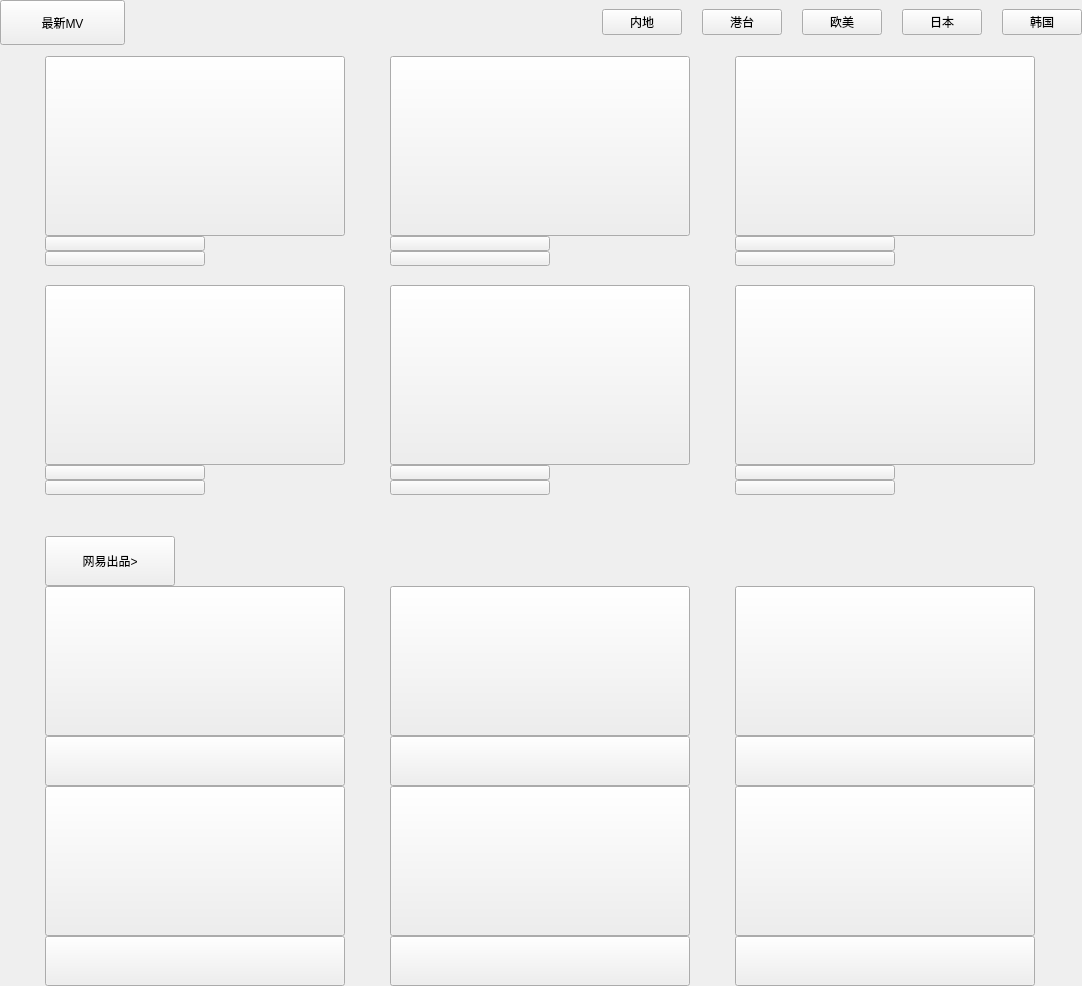
             <widget class="QWidget" name="scrollAreaWidgetContents_2">
              <property name="geometry">
               <rect>
                <x>0</x>
                <y>0</y>
                <width>1082</width>
                <height>986</height>
               </rect>
              </property>
              <layout class="QGridLayout" name="gridLayout">
               <property name="leftMargin">
                <number>0</number>
               </property>
               <property name="topMargin">
                <number>0</number>
               </property>
               <property name="rightMargin">
                <number>0</number>
               </property>
               <property name="bottomMargin">
                <number>0</number>
               </property>
               <property name="spacing">
                <number>0</number>
               </property>
               <item row="0" column="0">
                <layout class="QHBoxLayout" name="horizontalLayout_4">
                 <item>
                  <widget class="QPushButton" name="btn_newmv">
                   <property name="minimumSize">
                    <size>
                     <width>125</width>
                     <height>45</height>
                    </size>
                   </property>
                   <property name="maximumSize">
                    <size>
                     <width>125</width>
                     <height>45</height>
                    </size>
                   </property>
                   <property name="text">
                    <string>最新MV</string>
                   </property>
                  </widget>
                 </item>
                 <item>
                  <spacer name="horizontalSpacer_2">
                   <property name="orientation">
                    <enum>Qt::Horizontal</enum>
                   </property>
                   <property name="sizeHint" stdset="0">
                    <size>
                     <width>40</width>
                     <height>20</height>
                    </size>
                   </property>
                  </spacer>
                 </item>
                 <item>
                  <layout class="QHBoxLayout" name="horizontalLayout_3">
                   <property name="spacing">
                    <number>20</number>
                   </property>
                   <item>
                    <widget class="QPushButton" name="pushButton">
                     <property name="text">
                      <string>内地</string>
                     </property>
                    </widget>
                   </item>
                   <item>
                    <widget class="QPushButton" name="pushButton_2">
                     <property name="text">
                      <string>港台</string>
                     </property>
                    </widget>
                   </item>
                   <item>
                    <widget class="QPushButton" name="pushButton_3">
                     <property name="text">
                      <string>欧美</string>
                     </property>
                    </widget>
                   </item>
                   <item>
                    <widget class="QPushButton" name="pushButton_4">
                     <property name="text">
                      <string>日本</string>
                     </property>
                    </widget>
                   </item>
                   <item>
                    <widget class="QPushButton" name="pushButton_5">
                     <property name="text">
                      <string>韩国</string>
                     </property>
                    </widget>
                   </item>
                  </layout>
                 </item>
                </layout>
               </item>
               <item row="1" column="0">
                <layout class="QVBoxLayout" name="verticalLayout">
                 <item>
                  <widget class="QWidget" name="widget_2" native="true">
                   <property name="styleSheet">
                    <string notr="true"/>
                   </property>
                   <layout class="QGridLayout" name="gridLayout_12">
                    <property name="leftMargin">
                     <number>0</number>
                    </property>
                    <property name="topMargin">
                     <number>0</number>
                    </property>
                    <property name="rightMargin">
                     <number>0</number>
                    </property>
                    <property name="bottomMargin">
                     <number>0</number>
                    </property>
                    <property name="spacing">
                     <number>0</number>
                    </property>
                    <item row="1" column="2">
                     <layout class="QVBoxLayout" name="verticalLayout_13">
                      <property name="bottomMargin">
                       <number>8</number>
                      </property>
                      <item>
                       <widget class="QPushButton" name="btn_pic_5">
                        <property name="minimumSize">
                         <size>
                          <width>300</width>
                          <height>170</height>
                         </size>
                        </property>
                        <property name="maximumSize">
                         <size>
                          <width>330</width>
                          <height>180</height>
                         </size>
                        </property>
                        <property name="text">
                         <string/>
                        </property>
                       </widget>
                      </item>
                      <item>
                       <widget class="QPushButton" name="btn_songName_5">
                        <property name="maximumSize">
                         <size>
                          <width>160</width>
                          <height>15</height>
                         </size>
                        </property>
                        <property name="text">
                         <string/>
                        </property>
                       </widget>
                      </item>
                      <item>
                       <widget class="QPushButton" name="btn_artName_5">
                        <property name="maximumSize">
                         <size>
                          <width>160</width>
                          <height>15</height>
                         </size>
                        </property>
                        <property name="text">
                         <string/>
                        </property>
                       </widget>
                      </item>
                     </layout>
                    </item>
                    <item row="0" column="0">
                     <layout class="QVBoxLayout" name="verticalLayout_15">
                      <property name="bottomMargin">
                       <number>8</number>
                      </property>
                      <item>
                       <widget class="QPushButton" name="btn_pic_0">
                        <property name="minimumSize">
                         <size>
                          <width>300</width>
                          <height>170</height>
                         </size>
                        </property>
                        <property name="maximumSize">
                         <size>
                          <width>330</width>
                          <height>180</height>
                         </size>
                        </property>
                        <property name="text">
                         <string/>
                        </property>
                       </widget>
                      </item>
                      <item>
                       <widget class="QPushButton" name="btn_songName_0">
                        <property name="maximumSize">
                         <size>
                          <width>160</width>
                          <height>15</height>
                         </size>
                        </property>
                        <property name="text">
                         <string/>
                        </property>
                       </widget>
                      </item>
                      <item>
                       <widget class="QPushButton" name="btn_artName_0">
                        <property name="maximumSize">
                         <size>
                          <width>160</width>
                          <height>15</height>
                         </size>
                        </property>
                        <property name="text">
                         <string/>
                        </property>
                       </widget>
                      </item>
                     </layout>
                    </item>
                    <item row="1" column="1">
                     <layout class="QVBoxLayout" name="verticalLayout_14">
                      <property name="bottomMargin">
                       <number>8</number>
                      </property>
                      <item>
                       <widget class="QPushButton" name="btn_pic_4">
                        <property name="minimumSize">
                         <size>
                          <width>300</width>
                          <height>170</height>
                         </size>
                        </property>
                        <property name="maximumSize">
                         <size>
                          <width>330</width>
                          <height>180</height>
                         </size>
                        </property>
                        <property name="text">
                         <string/>
                        </property>
                       </widget>
                      </item>
                      <item>
                       <widget class="QPushButton" name="btn_songName_4">
                        <property name="maximumSize">
                         <size>
                          <width>160</width>
                          <height>15</height>
                         </size>
                        </property>
                        <property name="text">
                         <string/>
                        </property>
                       </widget>
                      </item>
                      <item>
                       <widget class="QPushButton" name="btn_artName_4">
                        <property name="maximumSize">
                         <size>
                          <width>160</width>
                          <height>15</height>
                         </size>
                        </property>
                        <property name="text">
                         <string/>
                        </property>
                       </widget>
                      </item>
                     </layout>
                    </item>
                    <item row="0" column="1">
                     <layout class="QVBoxLayout" name="verticalLayout_18">
                      <property name="bottomMargin">
                       <number>8</number>
                      </property>
                      <item>
                       <widget class="QPushButton" name="btn_pic_1">
                        <property name="minimumSize">
                         <size>
                          <width>300</width>
                          <height>170</height>
                         </size>
                        </property>
                        <property name="maximumSize">
                         <size>
                          <width>330</width>
                          <height>180</height>
                         </size>
                        </property>
                        <property name="text">
                         <string/>
                        </property>
                       </widget>
                      </item>
                      <item>
                       <widget class="QPushButton" name="btn_songName_1">
                        <property name="maximumSize">
                         <size>
                          <width>160</width>
                          <height>15</height>
                         </size>
                        </property>
                        <property name="text">
                         <string/>
                        </property>
                       </widget>
                      </item>
                      <item>
                       <widget class="QPushButton" name="btn_artName_1">
                        <property name="maximumSize">
                         <size>
                          <width>160</width>
                          <height>15</height>
                         </size>
                        </property>
                        <property name="text">
                         <string/>
                        </property>
                       </widget>
                      </item>
                     </layout>
                    </item>
                    <item row="1" column="0">
                     <layout class="QVBoxLayout" name="verticalLayout_16">
                      <property name="bottomMargin">
                       <number>8</number>
                      </property>
                      <item>
                       <widget class="QPushButton" name="btn_pic_3">
                        <property name="minimumSize">
                         <size>
                          <width>300</width>
                          <height>170</height>
                         </size>
                        </property>
                        <property name="maximumSize">
                         <size>
                          <width>330</width>
                          <height>180</height>
                         </size>
                        </property>
                        <property name="text">
                         <string/>
                        </property>
                       </widget>
                      </item>
                      <item>
                       <widget class="QPushButton" name="btn_songName_3">
                        <property name="maximumSize">
                         <size>
                          <width>160</width>
                          <height>15</height>
                         </size>
                        </property>
                        <property name="text">
                         <string/>
                        </property>
                       </widget>
                      </item>
                      <item>
                       <widget class="QPushButton" name="btn_artName_3">
                        <property name="maximumSize">
                         <size>
                          <width>160</width>
                          <height>15</height>
                         </size>
                        </property>
                        <property name="text">
                         <string/>
                        </property>
                       </widget>
                      </item>
                     </layout>
                    </item>
                    <item row="0" column="2">
                     <layout class="QVBoxLayout" name="verticalLayout_17">
                      <property name="spacing">
                       <number>0</number>
                      </property>
                      <property name="bottomMargin">
                       <number>8</number>
                      </property>
                      <item>
                       <widget class="QPushButton" name="btn_pic_2">
                        <property name="minimumSize">
                         <size>
                          <width>300</width>
                          <height>170</height>
                         </size>
                        </property>
                        <property name="maximumSize">
                         <size>
                          <width>330</width>
                          <height>180</height>
                         </size>
                        </property>
                        <property name="text">
                         <string/>
                        </property>
                       </widget>
                      </item>
                      <item>
                       <widget class="QPushButton" name="btn_songName_2">
                        <property name="maximumSize">
                         <size>
                          <width>160</width>
                          <height>15</height>
                         </size>
                        </property>
                        <property name="text">
                         <string/>
                        </property>
                       </widget>
                      </item>
                      <item>
                       <widget class="QPushButton" name="btn_artName_2">
                        <property name="maximumSize">
                         <size>
                          <width>160</width>
                          <height>15</height>
                         </size>
                        </property>
                        <property name="text">
                         <string/>
                        </property>
                       </widget>
                      </item>
                     </layout>
                    </item>
                   </layout>
                  </widget>
                 </item>
                 <item>
                  <widget class="QWidget" name="widget_3" native="true">
                   <property name="sizePolicy">
                    <sizepolicy hsizetype="Expanding" vsizetype="Minimum">
                     <horstretch>0</horstretch>
                     <verstretch>0</verstretch>
                    </sizepolicy>
                   </property>
                   <property name="styleSheet">
                    <string notr="true"/>
                   </property>
                   <layout class="QGridLayout" name="gridLayout_7">
                    <property name="leftMargin">
                     <number>0</number>
                    </property>
                    <property name="topMargin">
                     <number>20</number>
                    </property>
                    <property name="rightMargin">
                     <number>0</number>
                    </property>
                    <property name="bottomMargin">
                     <number>0</number>
                    </property>
                    <property name="spacing">
                     <number>0</number>
                    </property>
                    <item row="1" column="0">
                     <layout class="QVBoxLayout" name="verticalLayout_10">
                      <item>
                       <widget class="QPushButton" name="wy_pic_0">
                        <property name="sizePolicy">
                         <sizepolicy hsizetype="Minimum" vsizetype="Minimum">
                          <horstretch>0</horstretch>
                          <verstretch>0</verstretch>
                         </sizepolicy>
                        </property>
                        <property name="minimumSize">
                         <size>
                          <width>300</width>
                          <height>150</height>
                         </size>
                        </property>
                        <property name="maximumSize">
                         <size>
                          <width>300</width>
                          <height>150</height>
                         </size>
                        </property>
                        <property name="text">
                         <string/>
                        </property>
                       </widget>
                      </item>
                      <item>
                       <widget class="QPushButton" name="wy_title_0">
                        <property name="sizePolicy">
                         <sizepolicy hsizetype="Minimum" vsizetype="Minimum">
                          <horstretch>0</horstretch>
                          <verstretch>0</verstretch>
                         </sizepolicy>
                        </property>
                        <property name="minimumSize">
                         <size>
                          <width>300</width>
                          <height>50</height>
                         </size>
                        </property>
                        <property name="maximumSize">
                         <size>
                          <width>200</width>
                          <height>50</height>
                         </size>
                        </property>
                        <property name="text">
                         <string/>
                        </property>
                       </widget>
                      </item>
                      <item>
                       <widget class="QPushButton" name="wy_pic_3">
                        <property name="sizePolicy">
                         <sizepolicy hsizetype="Minimum" vsizetype="Minimum">
                          <horstretch>0</horstretch>
                          <verstretch>0</verstretch>
                         </sizepolicy>
                        </property>
                        <property name="minimumSize">
                         <size>
                          <width>300</width>
                          <height>150</height>
                         </size>
                        </property>
                        <property name="maximumSize">
                         <size>
                          <width>300</width>
                          <height>150</height>
                         </size>
                        </property>
                        <property name="text">
                         <string/>
                        </property>
                       </widget>
                      </item>
                      <item>
                       <widget class="QPushButton" name="wy_title_3">
                        <property name="sizePolicy">
                         <sizepolicy hsizetype="Minimum" vsizetype="Minimum">
                          <horstretch>0</horstretch>
                          <verstretch>0</verstretch>
                         </sizepolicy>
                        </property>
                        <property name="minimumSize">
                         <size>
                          <width>300</width>
                          <height>50</height>
                         </size>
                        </property>
                        <property name="maximumSize">
                         <size>
                          <width>200</width>
                          <height>50</height>
                         </size>
                        </property>
                        <property name="text">
                         <string/>
                        </property>
                       </widget>
                      </item>
                     </layout>
                    </item>
                    <item row="1" column="4">
                     <layout class="QVBoxLayout" name="verticalLayout_11">
                      <item>
                       <widget class="QPushButton" name="wy_pic_1">
                        <property name="sizePolicy">
                         <sizepolicy hsizetype="Minimum" vsizetype="Minimum">
                          <horstretch>0</horstretch>
                          <verstretch>0</verstretch>
                         </sizepolicy>
                        </property>
                        <property name="minimumSize">
                         <size>
                          <width>300</width>
                          <height>150</height>
                         </size>
                        </property>
                        <property name="maximumSize">
                         <size>
                          <width>300</width>
                          <height>150</height>
                         </size>
                        </property>
                        <property name="text">
                         <string/>
                        </property>
                       </widget>
                      </item>
                      <item>
                       <widget class="QPushButton" name="wy_title_1">
                        <property name="sizePolicy">
                         <sizepolicy hsizetype="Minimum" vsizetype="Minimum">
                          <horstretch>0</horstretch>
                          <verstretch>0</verstretch>
                         </sizepolicy>
                        </property>
                        <property name="minimumSize">
                         <size>
                          <width>300</width>
                          <height>50</height>
                         </size>
                        </property>
                        <property name="maximumSize">
                         <size>
                          <width>200</width>
                          <height>50</height>
                         </size>
                        </property>
                        <property name="text">
                         <string/>
                        </property>
                       </widget>
                      </item>
                      <item>
                       <widget class="QPushButton" name="wy_pic_4">
                        <property name="sizePolicy">
                         <sizepolicy hsizetype="Minimum" vsizetype="Minimum">
                          <horstretch>0</horstretch>
                          <verstretch>0</verstretch>
                         </sizepolicy>
                        </property>
                        <property name="minimumSize">
                         <size>
                          <width>300</width>
                          <height>150</height>
                         </size>
                        </property>
                        <property name="maximumSize">
                         <size>
                          <width>300</width>
                          <height>150</height>
                         </size>
                        </property>
                        <property name="text">
                         <string/>
                        </property>
                       </widget>
                      </item>
                      <item>
                       <widget class="QPushButton" name="wy_title_4">
                        <property name="sizePolicy">
                         <sizepolicy hsizetype="Minimum" vsizetype="Minimum">
                          <horstretch>0</horstretch>
                          <verstretch>0</verstretch>
                         </sizepolicy>
                        </property>
                        <property name="minimumSize">
                         <size>
                          <width>300</width>
                          <height>50</height>
                         </size>
                        </property>
                        <property name="maximumSize">
                         <size>
                          <width>200</width>
                          <height>50</height>
                         </size>
                        </property>
                        <property name="text">
                         <string/>
                        </property>
                       </widget>
                      </item>
                     </layout>
                    </item>
                    <item row="1" column="5">
                     <layout class="QVBoxLayout" name="verticalLayout_12">
                      <item>
                       <widget class="QPushButton" name="wy_pic_2">
                        <property name="sizePolicy">
                         <sizepolicy hsizetype="Minimum" vsizetype="Minimum">
                          <horstretch>0</horstretch>
                          <verstretch>0</verstretch>
                         </sizepolicy>
                        </property>
                        <property name="minimumSize">
                         <size>
                          <width>300</width>
                          <height>150</height>
                         </size>
                        </property>
                        <property name="maximumSize">
                         <size>
                          <width>300</width>
                          <height>150</height>
                         </size>
                        </property>
                        <property name="text">
                         <string/>
                        </property>
                       </widget>
                      </item>
                      <item>
                       <widget class="QPushButton" name="wy_title_2">
                        <property name="sizePolicy">
                         <sizepolicy hsizetype="Minimum" vsizetype="Minimum">
                          <horstretch>0</horstretch>
                          <verstretch>0</verstretch>
                         </sizepolicy>
                        </property>
                        <property name="minimumSize">
                         <size>
                          <width>300</width>
                          <height>50</height>
                         </size>
                        </property>
                        <property name="maximumSize">
                         <size>
                          <width>200</width>
                          <height>50</height>
                         </size>
                        </property>
                        <property name="text">
                         <string/>
                        </property>
                       </widget>
                      </item>
                      <item>
                       <widget class="QPushButton" name="wy_pic_5">
                        <property name="sizePolicy">
                         <sizepolicy hsizetype="Minimum" vsizetype="Minimum">
                          <horstretch>0</horstretch>
                          <verstretch>0</verstretch>
                         </sizepolicy>
                        </property>
                        <property name="minimumSize">
                         <size>
                          <width>300</width>
                          <height>150</height>
                         </size>
                        </property>
                        <property name="maximumSize">
                         <size>
                          <width>300</width>
                          <height>150</height>
                         </size>
                        </property>
                        <property name="text">
                         <string/>
                        </property>
                       </widget>
                      </item>
                      <item>
                       <widget class="QPushButton" name="wy_title_5">
                        <property name="sizePolicy">
                         <sizepolicy hsizetype="Minimum" vsizetype="Minimum">
                          <horstretch>0</horstretch>
                          <verstretch>0</verstretch>
                         </sizepolicy>
                        </property>
                        <property name="minimumSize">
                         <size>
                          <width>300</width>
                          <height>50</height>
                         </size>
                        </property>
                        <property name="maximumSize">
                         <size>
                          <width>200</width>
                          <height>50</height>
                         </size>
                        </property>
                        <property name="text">
                         <string/>
                        </property>
                       </widget>
                      </item>
                     </layout>
                    </item>
                    <item row="0" column="0">
                     <widget class="QPushButton" name="pushButton_41">
                      <property name="minimumSize">
                       <size>
                        <width>130</width>
                        <height>30</height>
                       </size>
                      </property>
                      <property name="maximumSize">
                       <size>
                        <width>130</width>
                        <height>80</height>
                       </size>
                      </property>
                      <property name="styleSheet">
                       <string notr="true">font: 16pt &quot;Arial&quot;;</string>
                      </property>
                      <property name="text">
                       <string>网易出品&gt;</string>
                      </property>
                     </widget>
                    </item>
                   </layout>
                  </widget>
                 </item>
                </layout>
               </item>
              </layout>
             </widget>
